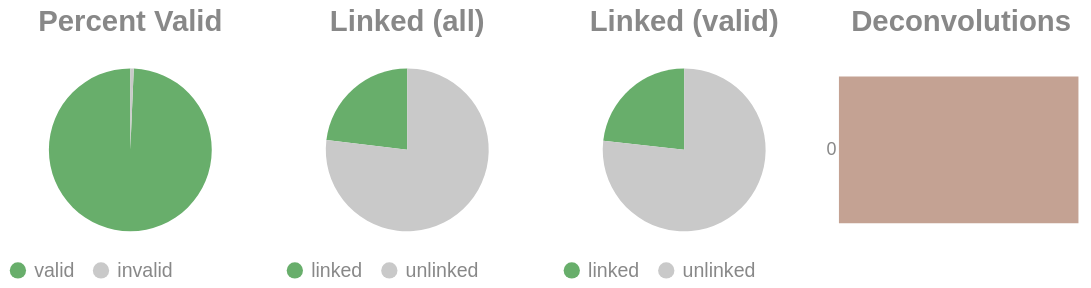

Source (notebook cell):
### Code cell
if SKIPLR:
    pass
else:
    clash = Counter()
    for i in valids['molecule'].to_list():
        _mol = i.split("-")
        if len(_mol) == 1:
            clash.update('0')
        else:
            clash.update(_mol[-1])

    _d = {"deconvolutions": [], 'count': []}
    for k,v in clash.items():
        _d['deconvolutions'].append(k)
        _d['count'].append(v)

    tot_valid = valids['reads'].sum()
    mask = valids['reads'] >= 2
    n_linked_reads = valids.filter(mask)['reads'].sum()
    if n_linked_reads == 0:
        print_html("No linked molecules (>=2 reads) were detected; skipping linked-only distributions.")
        SKIPLR = True
    else:
        perc_valid = round(tot_valid / n_reads, 4)
        linked_perc_abs = round(n_linked_reads / n_reads, 4)
        linked_perc = round(n_linked_reads / tot_valid, 4)

    _valid = pl.DataFrame({"valids": ['valid', 'invalid'], "count": [tot_valid, n_reads - tot_valid]})
    _linked_abs = pl.DataFrame({"linked (absolute)": ['linked', 'unlinked'], "count": [n_linked_reads, n_reads - n_linked_reads]})
    _linked_rel = pl.DataFrame({"linked (valids)": ['linked', 'unlinked'], "count": [n_linked_reads, tot_valid - n_linked_reads]})

    (
        alt.hconcat(
            piechart(_valid, goodval = 'valid', title = "Percent Valid"),
            piechart(_linked_abs, goodval = "linked", title =  "Linked (all)"),
            piechart(_linked_rel, goodval = "linked", title =  "Linked (valid)"),
            convolutionbar(pl.DataFrame(_d), title = "Deconvolutions"),
            center = True,
            bounds = 'flush'
        )
        .resolve_scale(color='independent')
        .resolve_legend('independent')
        .properties(usermeta={'embedOptions': {"actions": False}})
    ).display()

### Figure 1 — Vega-Lite specification as saved in the notebook (floating-point values rounded to 4 significant figures)
{"width": "container", "height": 400, "config": {"title": {"anchor": "start", "dy": -15, "fontSize": 18, "color": "#888888", "subtitleColor": "#888888", "subtitleFontSize": 14}, "arc": {"fill": "#0072B2"}, "axis": {"domainColor": "#888888", "domainWidth": 0.5, "gridWidth": 0.2, "grid": false, "titleFontWeight": 400, "titleFontSize": 15, "labelFontSize": 11, "labelColor": "#888888", "tickColor": "#888888", "tickWidth": 0.2, "titleColor": "#888888"}, "axisBand": {"grid": false}, "axisX": {"grid": true, "tickSize": 10, "domainCap": "round"}, "axisY": {"domain": false, "grid": true, "tickSize": 0, "domainCap": "round"}, "background": "transparent", "header": {"labelFontSize": 15, "labelColor": "#888888", "titleFontSize": 15, "titleFontWeight": 600, "titleColor": "#888888"}, "legend": {"labelFont": "sans-serif", "labelFontSize": 12, "labelColor": "#888888", "symbolSize": 100, "symbolType": "circle", "titleFontSize": 12, "titlePadding": 10, "titleColor": "#888888", "title": null}, "range": {"category": ["#E69F00", "#56B4E9", "#009E73", "#F0E442", "#0072B2", "#D55E00", "#CC79A7", "#000000"], "diverging": ["#cfe8f3", "#a2d4ec", "#73bfe2", "#46abdb", "#1696d2", "#12719e"]}, "area": {"fill": "#0072B2", "fillOpacity": 0.7, "line": true, "strokeOpacity": 0.7}, "line": {"color": "#0072B2", "stroke": "#0072B2", "strokeWidth": 2}, "trail": {"color": "#0072B2", "stroke": "#0072B2", "strokeWidth": 0, "size": 1}, "point": {"filled": true, "fillOpacity": 1.0, "size": 95}, "text": {"color": "#888888", "fontSize": 11, "align": "right", "fontWeight": 400, "size": 11}, "bar": {"fill": "#0072B2", "stroke": null}, "view": {"stroke": null, "continuousWidth": 660, "continuousHeight": 400}}, "hconcat": [{"data": {"name": "data-d974cd098bd181d2ec442d4fa8224e87"}, "mark": {"type": "arc"}, "encoding": {"color": {"field": "valids", "legend": {"orient": "bottom", "title": null}, "scale": {"domain": ["valid", "invalid"], "range": ["#68ae6b", "#C9C9C9"]}, "title": "Valids", "type": "nominal"}, "theta": {"field": "count", "type": "quantitative"}, "tooltip": [{"field": "valids", "title": "Valids", "type": "ordinal"}, {"field": "percent", "format": ".2%", "title": "Percent", "type": "quantitative"}, {"field": "count", "title": "Count", "type": "quantitative"}]}, "height": 100, "title": {"text": "Percent Valid", "align": "center", "anchor": "middle"}, "transform": [{"calculate": "datum.count / 5103033", "as": "percent"}], "width": 150}, {"data": {"name": "data-e9f1e08a446cd7005bb171a28843cde0"}, "mark": {"type": "arc"}, "encoding": {"color": {"field": "linked (absolute)", "legend": {"orient": "bottom", "title": null}, "scale": {"domain": ["linked", "unlinked"], "range": ["#68ae6b", "#C9C9C9"]}, "title": "Linked (Absolute)", "type": "nominal"}, "theta": {"field": "count", "type": "quantitative"}, "tooltip": [{"field": "linked (absolute)", "title": "Linked (Absolute)", "type": "ordinal"}, {"field": "percent", "format": ".2%", "title": "Percent", "type": "quantitative"}, {"field": "count", "title": "Count", "type": "quantitative"}]}, "height": 100, "title": {"text": "Linked (all)", "align": "center", "anchor": "middle"}, "transform": [{"calculate": "datum.count / 5103033", "as": "percent"}], "width": 150}, {"data": {"name": "data-7059e43f08f586cb53f54f84286e4c29"}, "mark": {"type": "arc"}, "encoding": {"color": {"field": "linked (valids)", "legend": {"orient": "bottom", "title": null}, "scale": {"domain": ["linked", "unlinked"], "range": ["#68ae6b", "#C9C9C9"]}, "title": "Linked (Valids)", "type": "nominal"}, "theta": {"field": "count", "type": "quantitative"}, "tooltip": [{"field": "linked (valids)", "title": "Linked (Valids)", "type": "ordinal"}, {"field": "percent", "format": ".2%", "title": "Percent", "type": "quantitative"}, {"field": "count", "title": "Count", "type": "quantitative"}]}, "height": 100, "title": {"text": "Linked (valid)", "align": "center", "anchor": "middle"}, "transform": [{"calculate": "datum.count / 5068564", "as": "percent"}], "width": 150}, {"data": {"name": "data-84dba9f11c7a71f6e5a116e772583635"}, "mark": {"type": "bar"}, "encoding": {"color": {"field": "deconvolutions", "legend": null, "scale": {"scheme": "lightgreyred"}, "type": "nominal"}, "tooltip": [{"field": "deconvolutions", "title": "Deconvolutions", "type": "ordinal"}, {"field": "percent", "format": ".2%", "title": "Percent", "type": "quantitative"}, {"field": "count", "title": "Count", "type": "quantitative"}], "x": {"axis": null, "field": "count", "type": "quantitative"}, "y": {"field": "deconvolutions", "sort": "ascending", "title": null, "type": "nominal"}}, "height": 100, "title": {"text": "Deconvolutions", "align": "center", "anchor": "middle"}, "transform": [{"calculate": "datum.count / 4410994", "as": "percent"}], "width": 150}], "bounds": "flush", "center": true, "resolve": {"legend": {"angle": "independent"}, "scale": {"color": "independent"}}, "usermeta": {"embedOptions": {"actions": false}}, "$schema": "https://vega.github.io/schema/vega-lite/v6.1.0.json", "datasets": {"data-d974cd098bd181d2ec442d4fa8224e87": [{"valids": "valid", "count": 5068564}, {"valids": "invalid", "count": 34469}], "data-e9f1e08a446cd7005bb171a28843cde0": [{"linked (absolute)": "linked", "count": 1176872}, {"linked (absolute)": "unlinked", "count": 3926161}], "data-7059e43f08f586cb53f54f84286e4c29": [{"linked (valids)": "linked", "count": 1176872}, {"linked (valids)": "unlinked", "count": 3891692}], "data-84dba9f11c7a71f6e5a116e772583635": [{"deconvolutions": "0", "count": 4410994}]}}
